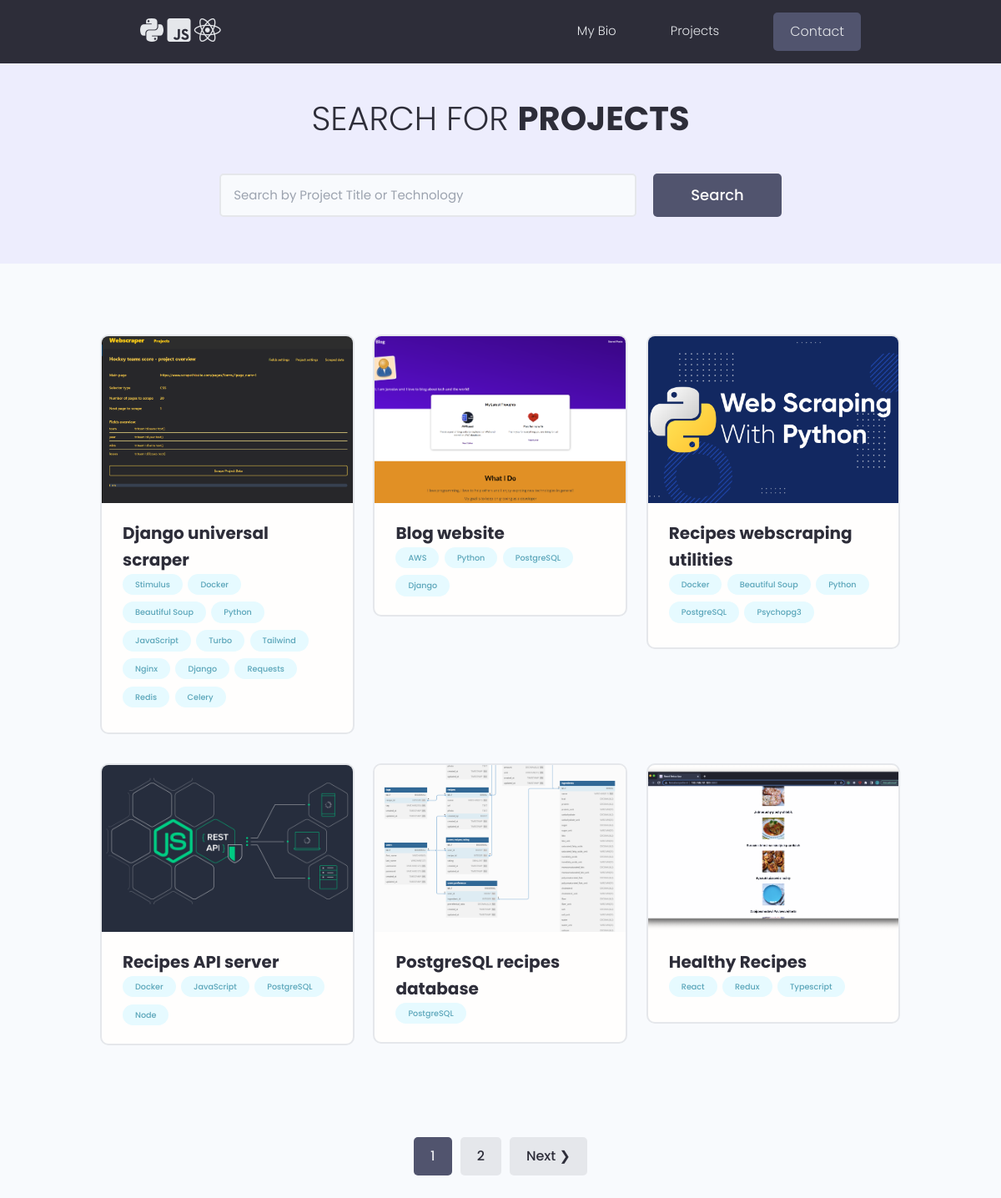
/projects/, run on the app's committed database.
### projects/models.py (models this page shows, shortened)
class Project(models.Model):
    title = models.CharField(max_length=200)
    description = models.TextField(null=True, blank=True)
    image = models.ImageField(upload_to='projects', blank=True, default="default.webp")
    demo_link = models.CharField(max_length=2000, null=True, blank=True)
    source_link = models.CharField(max_length=2000, null=True, blank=True)
    created_at = models.DateTimeField(auto_now_add=True)
    updated_at = models.DateTimeField(auto_now_add=True)
    id = models.UUIDField(default=uuid.uuid4, unique=True, primary_key=True, editable=False)
    tags = models.ManyToManyField('Tag', blank=True)
    class Meta:
        ordering = ("-created_at",)

class Tag(models.Model):
    name = models.CharField(max_length=200)
    created_at = models.DateTimeField(auto_now_add=True)
    id = models.UUIDField(default=uuid.uuid4, unique=True, primary_key=True, editable=False)
    def __str__(self):
        return self.name

### projects/views.py (the view)
# urls.py: path('', views.index, name="projects"),
def index(request):
    projects, search_query = searchProjects(request)
    custom_range, projects = paginateProjects(request, projects, 6)
    context = {"results": projects,
               "search_query": search_query,
               "custom_range": custom_range}
    return render(request, 'projects/projects.html', context)

### projects/utils.py (called while the page is built)
def paginateProjects(request, queryset, results):
    page = request.GET.get('page')    # current page we are on
    paginator = Paginator(queryset, results)
    try:
        queryset = paginator.page(page)
    except PageNotAnInteger:
        page = 1
        queryset = paginator.page(page)
    except EmptyPage:
        page = paginator.num_pages
        queryset = paginator.page(page)
    leftIndex = (int(page) - 2)
    if leftIndex < 1:
        leftIndex = 1
    rightIndex = (int(page) + 2)
    if rightIndex < 5:
        rightIndex = 5
    if rightIndex > paginator.num_pages:
        rightIndex = paginator.num_pages
    custom_range = range(leftIndex, rightIndex+1)
    return custom_range, queryset

def searchProjects(request):
    search_query = ""
    if request.GET.get("search_query"):
        search_query = request.GET.get("search_query")
    projects = Project.objects.distinct().filter(
        Q(title__icontains=search_query) |
        Q(description__icontains=search_query) |
        Q(tags__name__icontains=search_query)).order_by("-updated_at")
    return projects, search_query

### projects/templates/projects/projects.html (shortened to what this page needs)
{% extends "base.html"%}
{% load static %}
{% block content %}
<main class="projects">
  <section class="hero-section text-center">
    <div class="container container--narrow">
      <div class="hero-section__box">
        <h2>Search for <span>Projects</span></h2>
      </div>
      <div class="hero-section__search">
        <form id='searchForm' class="form" action="{% url 'projects:projects' %}" method="get">
          <div class="form__field">
            <input class="input input--text" id="formInput#search" type="text" name="search_query"
              value="{{search_query}}" placeholder="Search by Project Title or Technology" />
          </div>
          <input class="btn btn--sub btn--lg" type="submit" value="Search" />
        </form>
      </div>
    </div>
  </section>
  <section class="projectsList">
    <div class="container">
      <div class="grid grid--three">
        {% for project in results %}
        <div class="column">
          <div class="card project">
            <a href="{% url 'projects:project-detail' project.id %}" class="project w-full">
              <img class="w-full h-80 object-cover" src="{{project.image.url}}" alt="{{project.name}} thumbnail" />
              <div class="card__body">
                <h3 class="project__title">{{project.title}}</h3>
                <div class="project__tags">
                  {% for tag in project.tags.all %}
                  <span class="tag tag--pill tag--main"><small>{{tag}}</small></span>
                  {% endfor %}
                </div>
              </div>
            </a>
          </div>
        </div>
        {% endfor %}
      </div>
    </div>
  </section>
  {% include 'includes/pagination.html' %}
</main>
{% endblock %}

### static/styles/app.css (style rules this page uses)
:root { --color-sub: #2d2d39; }
.btn--sub { background-color: var(--color-sub-light); }
.card { border: 2px solid var(--color-light); }
img { width: 100%; }
.hero-section { height: 40vh; display: flex; align-items: center; background-color: var(--color-sub); }
.hero-section__box { margin-bottom: 4rem; }
.hero-section__box > h2, .hero-section__box > h2 > span { font-size: 4rem; color: var(--color-light); line-height: 1.3; text-transform: uppercase; }
.hero-section__box > h2 { font-weight: 300; }
.hero-section__box > h2 > span { font-weight: 700; }
.hero-section__search > .form { display: flex; align-items: center; justify-content: center; gap: 2rem; }
.hero-section__search > .form input.input--text { width: 50rem; }
.projects > .hero-section { background: var(--color-sub-lighter); height: 30vh; }
.projects .hero-section__box { margin-bottom: 2.5rem; }
.projects .hero-section__box > h2 { color: var(--color-sub); }
.projects .hero-section__box > h2 > span { font-weight: 700; color: var(--color-sub); }
.projectsList { margin-top: 8rem; }
.project__title { font-size: 2rem; font-weight: 700; color: var(--color-sub); }

### static/uikit/styles/modules/_variables.css (style rules this page uses)
:root { --color-main: #5aa5b9; --color-main-light: #e6faff; --color-sub: #3f4156; --color-sub-light: #51546e; --color-sub-lighter: #ededfd; --color-text: #737373; --color-gray: #8b8b8b; --color-light: #e5e7eb; --color-light-gray: #767676; --color-bg: #f8fafd; --color-white: #fffefd; --color-white-light: #f3f3f3; --color-success: #359e64; --color-success-bg: #def8e8; --color-error: #fc4b0b; --color-error-bg: #fff2ee; --font-base: 'Poppins', arial, helvetica, 'Segoe UI', roboto, ubuntu, sans-serif; --font-monospace: 'Fira Code', 'Courier New', courier, monospace; --font-regular: 300; --font-medium: 500; --font-bold: 700; --generic-shadow: 1px 1px 5px #00000010; --generic-transition: all 0.3s ease-in-out; }

### static/uikit/styles/modules/_base.css (style rules this page uses)
* { margin: 0; padding: 0; box-sizing: border-box; text-rendering: optimizeLegibility; color: inherit; font-size: inherit; }
html { font-size: 50%; }
@media only screen and (min-width: 480px) { html { font-size: 56.25%; } }
@media only screen and (min-width: 1200px) { html { font-size: 62.5%; } }
body { line-height: 1.6; font-weight: 400; font-size: 1.5rem; color: var(--color-text); background-color: var(--color-bg); min-height: 100vh; }

### static/uikit/styles/modules/_typography.css (style rules this page uses)
* { font-family: var(--font-base); }
h2 { font-size: 3.6rem; font-weight: var(--font-bold); }
h3 { font-size: 3.2rem; font-weight: var(--font-medium); }
p, span, strong { font-size: 1.6rem; color: var(--color-text); font-weight: var(--font-regular); }
a { padding-bottom: 2px; text-decoration: none; display: inline-block; color: var(--color-main); font-weight: var(--font-medium); }

### static/uikit/styles/modules/_utilities.css (style rules this page uses)
.container { width: 92%; max-width: 165rem; margin: 0 auto; box-sizing: border-box; }
.container--narrow { width: 92%; max-width: 120rem; }
@media screen and (min-width: 1000px) { .container { width: 90%; } }
@media screen and (min-width: 1000px) { .container--narrow { width: 85%; } }
@media screen and (min-width: 1200px) { .container { width: 80%; } }
@media screen and (min-width: 1200px) { .container--narrow { width: 72%; } }
.text-center { text-align: center; }

### static/uikit/styles/modules/_button.css (style rules this page uses)
.btn { display: inline-block; position: relative; cursor: pointer; background-color: var(--color-light); font-weight: var(--font-medium); color: var(--color-sub); text-decoration: none; padding: 1rem 2rem; border-radius: 0.5rem; border: none; width: -webkit-fit-content; width: -moz-fit-content; width: fit-content; height: -webkit-fit-content; height: -moz-fit-content; height: fit-content; font-size: 1.6rem; outline-width: 0; outline-color: transparent; -webkit-backface-visibility: hidden; backface-visibility: hidden; transition: all 0.3s ease-in-out; }
.btn--sub { background-color: var(--color-sub); color: var(--color-white); }
.btn--lg { font-size: 1.8rem; padding: 1.2rem 4.5rem; }

### static/uikit/styles/modules/_card.css (style rules this page uses)
.card { border-radius: 1rem; background-color: var(--color-white); border: 1.5px solid var(--color-light); width: auto; height: auto; margin-top: 0.5rem; margin-bottom: 0.5rem; overflow: hidden; }
.card__body, .card__header { padding: 2rem 2.5rem; }

### static/uikit/styles/modules/_form.css (style rules this page uses)
.form { display: block; }
.form__field { margin-top: 1.5rem; margin-bottom: 1.5rem; }
input.input[type='text'], input.input[type='email'], input.input[type='password'], input.input[type='number'], textarea.input { min-width: 24rem; width: 100%; padding: 1.2rem 1.5rem; border-radius: 0.5rem; border: 2px solid var(--color-light); transition: all 0.3s ease-in-out; background-color: var(--color-bg); }

### data on the page
Project: image (picture), title "Django universal scraper"
Tag: name "Stimulus"
Tag: name "Docker"
Tag: name "Beautiful Soup"
Tag: name "Python"
Tag: name "JavaScript"
Tag: name "Turbo"
Tag: name "Tailwind"
Tag: name "Nginx"
Tag: name "Django"
Tag: name "Requests"
Tag: name "Redis"
Tag: name "Celery"
Project: image (picture), title "Blog website"
Tag: name "AWS"
Tag: name "PostgreSQL"
Project: image (picture), title "Recipes webscraping utilities"
Tag: name "Psychopg3"
Project: image (picture), title "Recipes API server"
Tag: name "Node"
Project: image (picture), title "PostgreSQL recipes database"
Project: image (picture), title "Healthy Recipes"
Tag: name "React"
Tag: name "Redux"
Tag: name "Typescript"

### other printed values
{{ page }} "1"
{{ page }} "2"
